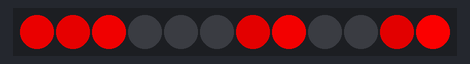
Bench run of a sketch on a simulated Arduino Uno, built with avr-gcc and run on an emulated ATmega328P. Parts: 12 RGB LEDs in strip order, left to right. Dim RGB values are drawn brighter than linear; random numbers use the default seed unless the sketch sets one; what the sketch prints to the serial monitor is not drawn.

Above: at 1.65 s.
At 5.57 s:
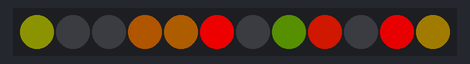
At 9.2 s:
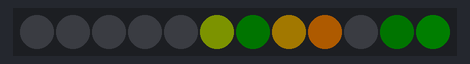
At 17.07 s:
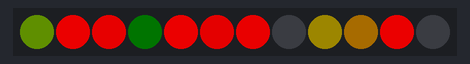
At 24.64 s:
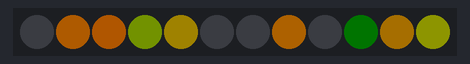
At 32.53 s:
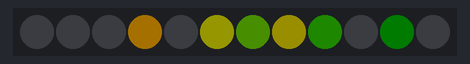

The sketch:

chase_target_values_verB.ino
```cpp
// Test of chasing random target values, version B.
//
// Random target values are generated and assigned to random pixels.
// Pixel brightness is then increased or decreased toward the target.
//
// This version incorporates a hue shift based on the pixel value.
// The high and low color choices can be changed below in the variables.
// Saturation is kept at full, but it could also easily be tweaked.
//
// Marc Miller,  April 2015
//---------------------------------------------------------------

#include "FastLED.h"
#define LED_TYPE NEOPIXEL  // *Update to your strip type.  NEOPIXEL, APA102, LPD8806, etc..
#define DATA_PIN 6         // *Set this to your data pin.
#define NUM_LEDS 12        // *Update to the number of pixels in your strip.
//#define COLOR_ORDER BGR
#define MASTER_BRIGHTNESS 255

CRGB leds[NUM_LEDS];
CHSV leds_vu[NUM_LEDS];  // FastLED array using HSV.

int target[NUM_LEDS];  // Array to store target brightness values.
int count;
int delta;
int temp;
int highCutoff = 200;
int lowCutoff = 30;

// ***** A few color combinations to try out: *****
int hue_high = 0;  // red for high values with,
int hue_low = 96;  // green for low values.
    // or
//int hue_high = 96;  // green for high values with,
//int hue_low = 192;  // purple for low values.
    // or
//int hue_high = 84;  // yellow-green for high values.
//int hue_low = 56;  // orange for low values.


//---------------------------------------------------------------
void setup() {
  delay(1500);
  FastLED.addLeds<LED_TYPE,DATA_PIN>(leds, NUM_LEDS);
  FastLED.setBrightness(MASTER_BRIGHTNESS);
  Serial.begin(115200);  // Allows serial output (check baud rate)
}

//---------------------------------------------------------------
void loop() {
  // Assign random target values whenever count is zero.
  if (count == 0){
    for (int i=0; i < NUM_LEDS; i++){
      target[random8(NUM_LEDS)] = random8();  // Pick random pixels, assign random values.
      if (target[i] < lowCutoff){
        target[i] = 0;  // Force low values to clamp to zero.
      }
    }
    count = random8(35,70);  // Pick a new count value.
    Serial.println("*New targets assigned!*");
  }


  for (int i=0; i < NUM_LEDS; i++){
    // Check current values against target values.
    if (leds_vu[i].value < target[i]){  // less then the target, so fade up.
      delta = (leds_vu[i].value - target[i]) / 5;
      if (leds_vu[i].value + delta >= target[i]){
        leds_vu[i].value = target[i];  // limit to target.
      }
      else {
        leds_vu[i].value += delta;
      }
    }

    else {  // greater then the target, so fade down.
      delta = ((leds_vu[i].value - target[i])/8) + 1;  // +1 so delta is always at least 1.
      if (leds_vu[i].value - delta <= target[i]){
        leds_vu[i].value = target[i];  // limit to target.
      }
      else {
        leds_vu[i].value -= delta;
      }
    }
    if (i == 0){ temp = delta; }  // Save first pixel's delta number to print below.

    // Tweak hue color based on brightness.
    int c_hue = constrain(leds_vu[i].value,lowCutoff,highCutoff);
    leds_vu[i].hue = map(c_hue, lowCutoff, highCutoff, hue_low, hue_high);
                  // map(valueIn, fromLow,   fromHigh,   toLow,   toHigh)

    leds_vu[i].saturation = 255;  // Set saturation to full.

    // Copy the HSV leds_vu[] data to the leds[] array.
    leds[i] = leds_vu[i];
      // FastLED will automatically convert HSV to RGB data.  Converting from HSV
      // to RGB is very fast and also accurate.  It is possible to convert from
      // RGB to HSV, but it is not automatic, not totally acurate, and not as fast.

    // Continously fade target to zero.
    if (target[i] > lowCutoff){
      target[i] -= 2;  // Fade by this ammount.
    }
    else {
      target[i] = 0;  // If target less then lowCutoff, clamp to zero.
    }

  }//end of looping over pixels.

  FastLED.show();  // Display the leds[] array.

  // Print out info for led[0] to understand how the numbers are changing.
  Serial.print("c: "); Serial.print(count);
  Serial.print("\t target: "); Serial.print(target[0]);
  Serial.print("\t  leds_vu[0].hue: "); Serial.print(leds_vu[0].hue);
  Serial.print("\t  leds_vu[0].value: "); Serial.print(leds_vu[0].value);
  Serial.print("\t  delta: "); Serial.println(temp);

  count--;  // reduce count by one.
  delay(10);

}//end main loop
```
